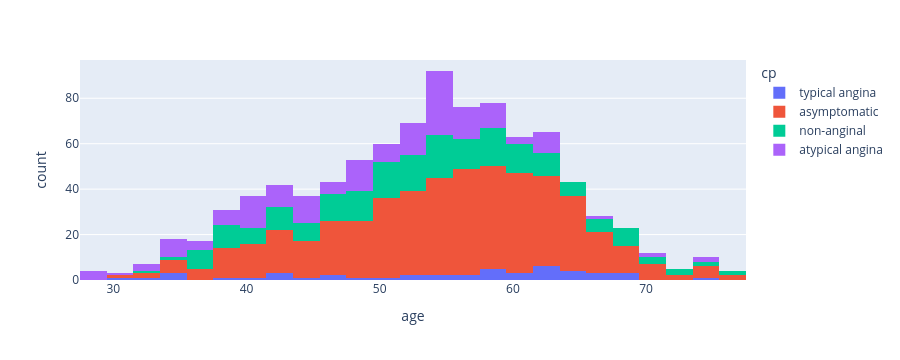

Write notebook code for a chart like this one.
### Code cell
# draw the plot of age column group by cp column using plotly
fig = px.histogram(data_frame = df, x = 'age', color = 'cp')
fig.show()

### Figure 1 — Plotly figure (JSON) as saved in the notebook; plotly's stock layout.template omitted (floating-point values rounded to 4 significant figures; data arrays with more than 128 entries replaced by an {"elided": "..."} marker saying what was removed)
{"data": [{"bingroup": "x", "hovertemplate": "cp=typical angina<br>age=%{x}<br>count=%{y}<extra></extra>", "legendgroup": "typical angina", "marker": {"color": "#636efa", "pattern": {"shape": ""}}, "name": "typical angina", "orientation": "v", "showlegend": true, "type": "histogram", "x": [63, 64, 58, 66, 69, 40, 51, 34, 52, 65, 59, 52, 42, 59, 69, 59, 38, 56, 61, 60, 59, 64, 45, 30, 35, 43, 47, 54, 57, 62, 34, 43, 46, 55, 32, 62, 62, 67, 67, 65, 49, 62, 61, 68, 74, 62], "xaxis": "x", "yaxis": "y"}, {"bingroup": "x", "hovertemplate": "cp=asymptomatic<br>age=%{x}<br>count=%{y}<extra></extra>", "legendgroup": "asymptomatic", "marker": {"color": "#EF553B", "pattern": {"shape": ""}}, "name": "asymptomatic", "orientation": "v", "showlegend": true, "type": "histogram", "x": {"elided": "496 int values"}, "xaxis": "x", "yaxis": "y"}, {"bingroup": "x", "hovertemplate": "cp=non-anginal<br>age=%{x}<br>count=%{y}<extra></extra>", "legendgroup": "non-anginal", "marker": {"color": "#00cc96", "pattern": {"shape": ""}}, "name": "non-anginal", "orientation": "v", "showlegend": true, "type": "histogram", "x": {"elided": "204 int values"}, "xaxis": "x", "yaxis": "y"}, {"bingroup": "x", "hovertemplate": "cp=atypical angina<br>age=%{x}<br>count=%{y}<extra></extra>", "legendgroup": "atypical angina", "marker": {"color": "#ab63fa", "pattern": {"shape": ""}}, "name": "atypical angina", "orientation": "v", "showlegend": true, "type": "histogram", "x": {"elided": "174 int values"}, "xaxis": "x", "yaxis": "y"}], "layout": {"barmode": "relative", "height": 360, "legend": {"title": {"text": "cp"}, "tracegroupgap": 0}, "margin": {"t": 60}, "xaxis": {"anchor": "y", "autorange": true, "domain": [0, 1], "range": [27.5, 77.5], "title": {"text": "age"}, "type": "linear"}, "yaxis": {"anchor": "x", "autorange": true, "domain": [0, 1], "range": [0, 96.84], "title": {"text": "count"}}}}
